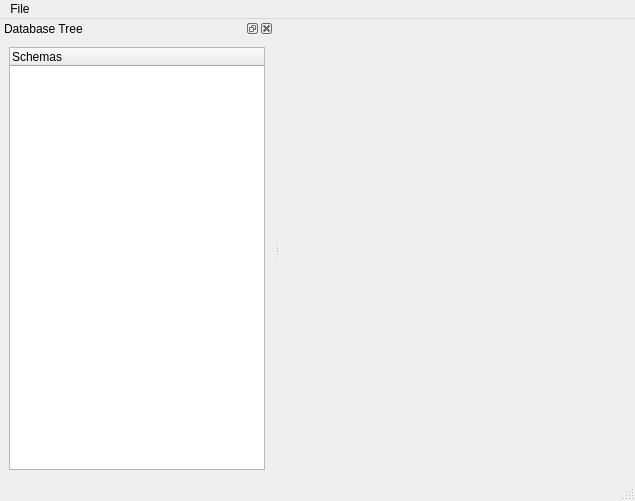
<?xml version="1.0" encoding="UTF-8"?>
<ui version="4.0">
 <class>MainView</class>
 <widget class="QMainWindow" name="MainView">
  <property name="enabled">
   <bool>true</bool>
  </property>
  <property name="geometry">
   <rect>
    <x>0</x>
    <y>0</y>
    <width>635</width>
    <height>501</height>
   </rect>
  </property>
  <property name="contextMenuPolicy">
   <enum>Qt::DefaultContextMenu</enum>
  </property>
  <property name="windowTitle">
   <string>Test Database Generator</string>
  </property>
  <property name="tabShape">
   <enum>QTabWidget::Rounded</enum>
  </property>
  <property name="dockOptions">
   <set>QMainWindow::AllowNestedDocks|QMainWindow::AllowTabbedDocks|QMainWindow::AnimatedDocks</set>
  </property>
  <widget class="QWidget" name="centralwidget">
   <layout class="QHBoxLayout" name="horizontalLayout">
    <item>
     <widget class="QTabWidget" name="tabWidget">
      <property name="tabPosition">
       <enum>QTabWidget::North</enum>
      </property>
      <property name="tabShape">
       <enum>QTabWidget::Rounded</enum>
      </property>
      <property name="currentIndex">
       <number>-1</number>
      </property>
      <property name="documentMode">
       <bool>true</bool>
      </property>
      <property name="tabsClosable">
       <bool>true</bool>
      </property>
      <property name="movable">
       <bool>true</bool>
      </property>
      <property name="tabBarAutoHide">
       <bool>false</bool>
      </property>
     </widget>
    </item>
   </layout>
  </widget>
  <widget class="QMenuBar" name="menubar">
   <property name="geometry">
    <rect>
     <x>0</x>
     <y>0</y>
     <width>635</width>
     <height>25</height>
    </rect>
   </property>
   <widget class="QMenu" name="menuFile">
    <property name="title">
     <string>File</string>
    </property>
    <addaction name="actionClose_2"/>
   </widget>
   <addaction name="menuFile"/>
  </widget>
  <widget class="QStatusBar" name="statusbar"/>
  <widget class="QDockWidget" name="treeDockWidget">
   <property name="features">
    <set>QDockWidget::AllDockWidgetFeatures</set>
   </property>
   <property name="windowTitle">
    <string>Database Tree</string>
   </property>
   <attribute name="dockWidgetArea">
    <number>1</number>
   </attribute>
   <widget class="QWidget" name="treeDockWidgetContent">
    <layout class="QVBoxLayout" name="verticalLayout">
     <item>
      <widget class="QTreeWidget" name="schemaTreeWidget">
       <property name="expandsOnDoubleClick">
        <bool>false</bool>
       </property>
       <attribute name="headerHighlightSections">
        <bool>true</bool>
       </attribute>
       <column>
        <property name="text">
         <string>Schemas</string>
        </property>
       </column>
      </widget>
     </item>
    </layout>
   </widget>
  </widget>
  <action name="actionClose">
   <property name="text">
    <string>Close</string>
   </property>
  </action>
  <action name="actionClose_2">
   <property name="text">
    <string>Close</string>
   </property>
  </action>
 </widget>
 <resources/>
 <connections/>
</ui>
